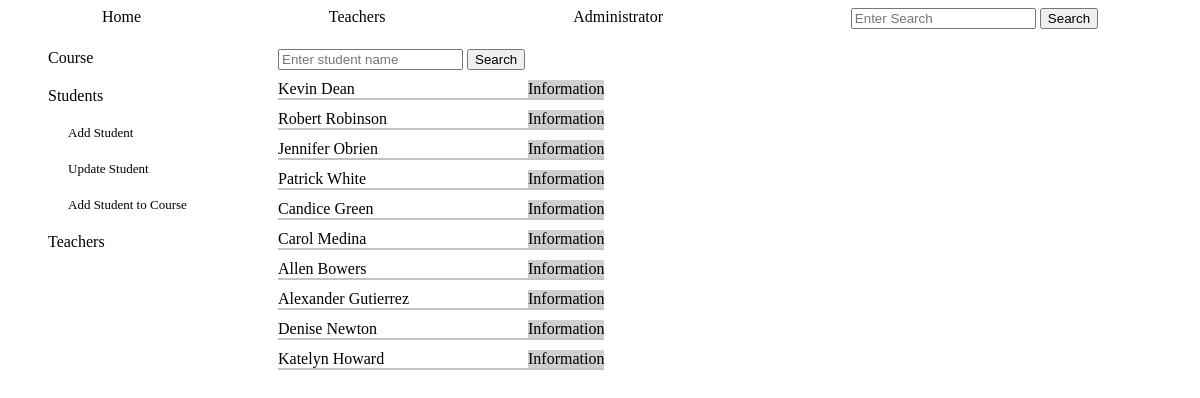
The app's page /admin_students with its own data.
### tables this page shows
CREATE TABLE students (
        id INTEGER PRIMARY KEY,
        name TEXT NOT NULL,
        email TEXT NOT NULL UNIQUE,
        phone TEXT
        );

### app.py (the view, shortened to what this page needs)
@app.route('/admin_students', methods=['GET', 'POST'])
def admin_students():
    return render_template('admin_students.html', students=create_students_objects(crud.read_all('students')))

### crud.py (called while the page is built)
def read_all(table):
    return query(f"SELECT * FROM {table}")

### functions.py (called while the page is built)
def create_students_objects(students: list):
    students_objects=[classes.Student(student[0], student[1], student[2], student[3]) for student in students]
    return students_objects

### setup_db.py (called while the page is built)
def query(sql):
    with sqlite3.connect('students.db') as conn:
        cur=conn.cursor()
        cur.execute(sql)
        return cur.fetchall()

### templates/admin_students.html (shortened to what this page needs)
{% include "admin_nav_students.html" %}
    <div class="admin_students_main">
    <div class="student_search">
        <form action="" method="POST">
            <input type="text" name="search" placeholder="Enter student name">
            <input type="submit" value="Search">
        </form>
    </div>
    <div class="students_list">
        {% for student in students %}
        <div class="student_info">
            <div class="student_name">{{student.name}}</div>
            <a href="/student_info/{{student.tid}}">Information</a>
        </div>
        {% endfor %}
    </div>
</div>

### static/style.css (style rules this page uses)
.admin_students_main { grid-column: 2; display: flex; flex-direction: column; gap:10px; }
.students_list { display: flex; flex-direction: column; gap:10px; justify-content: space-between; }
.students_list>div { border-bottom: solid; border-width: 2px; border-color: rgb(195, 193, 193); }
.student_info { display: flex; }
.student_info>a { text-decoration: none; color: black; background-color: rgb(209, 206, 206); }
.student_name { width:250px; }

### records on screen
students: name "Kevin Dean"
students: name "Robert Robinson"
students: name "Jennifer Obrien"
students: name "Patrick White"
students: name "Candice Green"
students: name "Carol Medina"
students: name "Allen Bowers"
students: name "Alexander Gutierrez"
students: name "Denise Newton"
students: name "Katelyn Howard"
